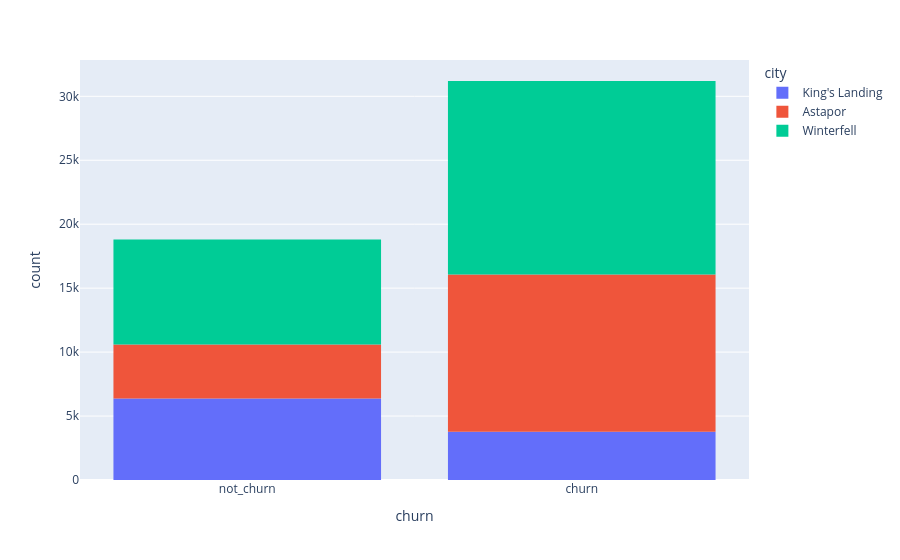

Here is the notebook cell this chart was saved with:
### Code cell
fig = px.histogram(df[["churn", "city"]].dropna(), x="churn", color="city")
fig.show()

### Figure 1 — Plotly figure (JSON) as saved in the notebook; plotly's stock layout.template omitted (floating-point values rounded to 4 significant figures; data arrays with more than 128 entries replaced by an {"elided": "..."} marker saying what was removed)
{"data": [{"bingroup": "x", "hovertemplate": "city=King's Landing<br>churn=%{x}<br>count=%{y}<extra></extra>", "legendgroup": "King's Landing", "marker": {"color": "#636efa", "pattern": {"shape": ""}}, "name": "King's Landing", "orientation": "v", "showlegend": true, "type": "histogram", "x": {"elided": "10130 str values"}, "xaxis": "x", "yaxis": "y"}, {"bingroup": "x", "hovertemplate": "city=Astapor<br>churn=%{x}<br>count=%{y}<extra></extra>", "legendgroup": "Astapor", "marker": {"color": "#EF553B", "pattern": {"shape": ""}}, "name": "Astapor", "orientation": "v", "showlegend": true, "type": "histogram", "x": {"elided": "16534 str values"}, "xaxis": "x", "yaxis": "y"}, {"bingroup": "x", "hovertemplate": "city=Winterfell<br>churn=%{x}<br>count=%{y}<extra></extra>", "legendgroup": "Winterfell", "marker": {"color": "#00cc96", "pattern": {"shape": ""}}, "name": "Winterfell", "orientation": "v", "showlegend": true, "type": "histogram", "x": {"elided": "23336 str values"}, "xaxis": "x", "yaxis": "y"}], "layout": {"barmode": "relative", "legend": {"title": {"text": "city"}, "tracegroupgap": 0}, "margin": {"t": 60}, "xaxis": {"anchor": "y", "domain": [0, 1], "title": {"text": "churn"}}, "yaxis": {"anchor": "x", "domain": [0, 1], "title": {"text": "count"}}}}
